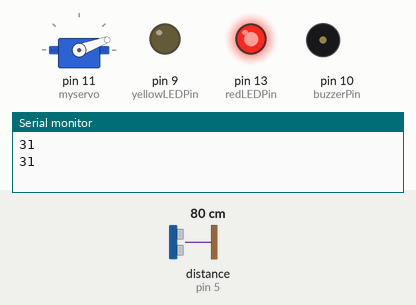
Recording of a sketch running on a simulated Arduino Uno, built with avr-gcc and run on an emulated ATmega328P. Shown: servo, output pins drawn as LEDs (lit = HIGH), buzzer (waves = sounding, pin HIGH), the last lines printed to the serial monitor. The test bench sets the inputs (shaded band); at power-on: distance to the obstacle (sensor on pin 5) 80 cm. The echo pulse lasts 58.3 µs per cm.

Above: at 1.8 s.
1.9 s: distance to the obstacle (sensor on pin 5) set to 146 cm
3.4 s: distance to the obstacle (sensor on pin 5) set to 154 cm
At 5.2 s:
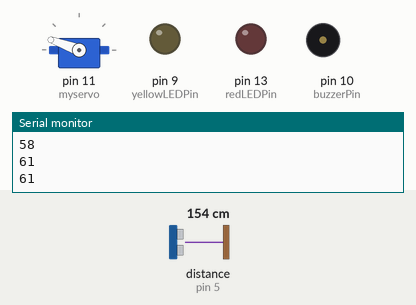
5.5 s: distance to the obstacle (sensor on pin 5) set to 4 cm
At 7.2 s:
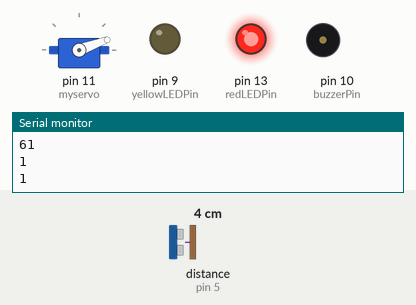
7.5 s: distance to the obstacle (sensor on pin 5) set to 250 cm
At 9.4 s:
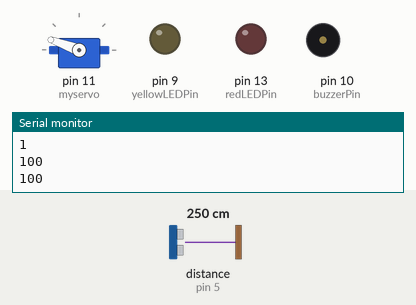
Timing chart, 0 to 10.5 s (numbered marks = the images above; inputs shaded):
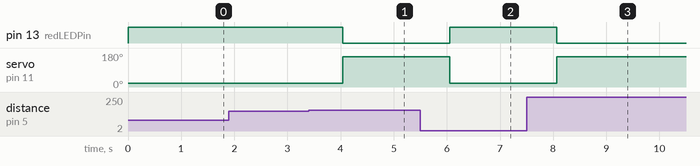

Measured:
- the behaviour switches between 149 and 150 cm on distance to the obstacle (sensor on pin 5) (found by bisection; images 0 and 1)
- after the input at 3.4 s, pin 13 (redLEDPin): HIGH → LOW after 0.64 s; servo on pin 11 (myservo): 20° → 160° after 0.64 s
- after the input at 5.5 s, pin 13 (redLEDPin): LOW → HIGH after 0.55 s; servo on pin 11 (myservo): 160° → 20° after 0.55 s
- after the input at 7.5 s, pin 13 (redLEDPin): HIGH → LOW after 0.57 s; servo on pin 11 (myservo): 20° → 160° after 0.57 s

The sketch:

sketch_mar18a.ino
```cpp
#include <NewPing.h>
#include <Servo.h>

Servo myservo;

#define TRIGGER_PIN  6  // Arduino pin tied to trigger pin on the ultrasonic sensor.
#define ECHO_PIN     5  // Arduino pin tied to echo pin on the ultrasonic sensor.
//#define MAX_DISTANCE 200 // Maximum distance we want to ping for (in centimeters).
                         //Maximum sensor distance is rated at 400-500cm.

NewPing sonar(TRIGGER_PIN, ECHO_PIN); // NewPing setup of pins and maximum distance.
int buzzerPin = 10;
int redLEDPin = 13;
int yellowLEDPin = 9;


int pos = 0;
// SETUP *******************************************************************
void setup()
{
  Serial.begin(9600); // Open serial monitor at 9600 baud to see ping results.
  pinMode(buzzerPin, OUTPUT);
  pinMode(redLEDPin, OUTPUT);
  pinMode(yellowLEDPin, OUTPUT);


myservo.attach(11);
}
// LOOP **********************************************************************
void loop()
{
int chooseLED;
 unsigned int uS = sonar.ping(); // Send ping, get ping time in microseconds (uS).
  int value = ((uS / US_ROUNDTRIP_CM) * 0.3937);
Serial.println(value);

if (value >0 && value <60 )

{
  int pos =20;
  myservo.write(pos);

  digitalWrite(redLEDPin,HIGH);

  }
  else if (value >= 60  ){

    int pos = 160;
 myservo.write(pos);
  digitalWrite(redLEDPin,!HIGH);
  }

delay(1000);
}


// GETDISTANCE *******************************************************************
```
